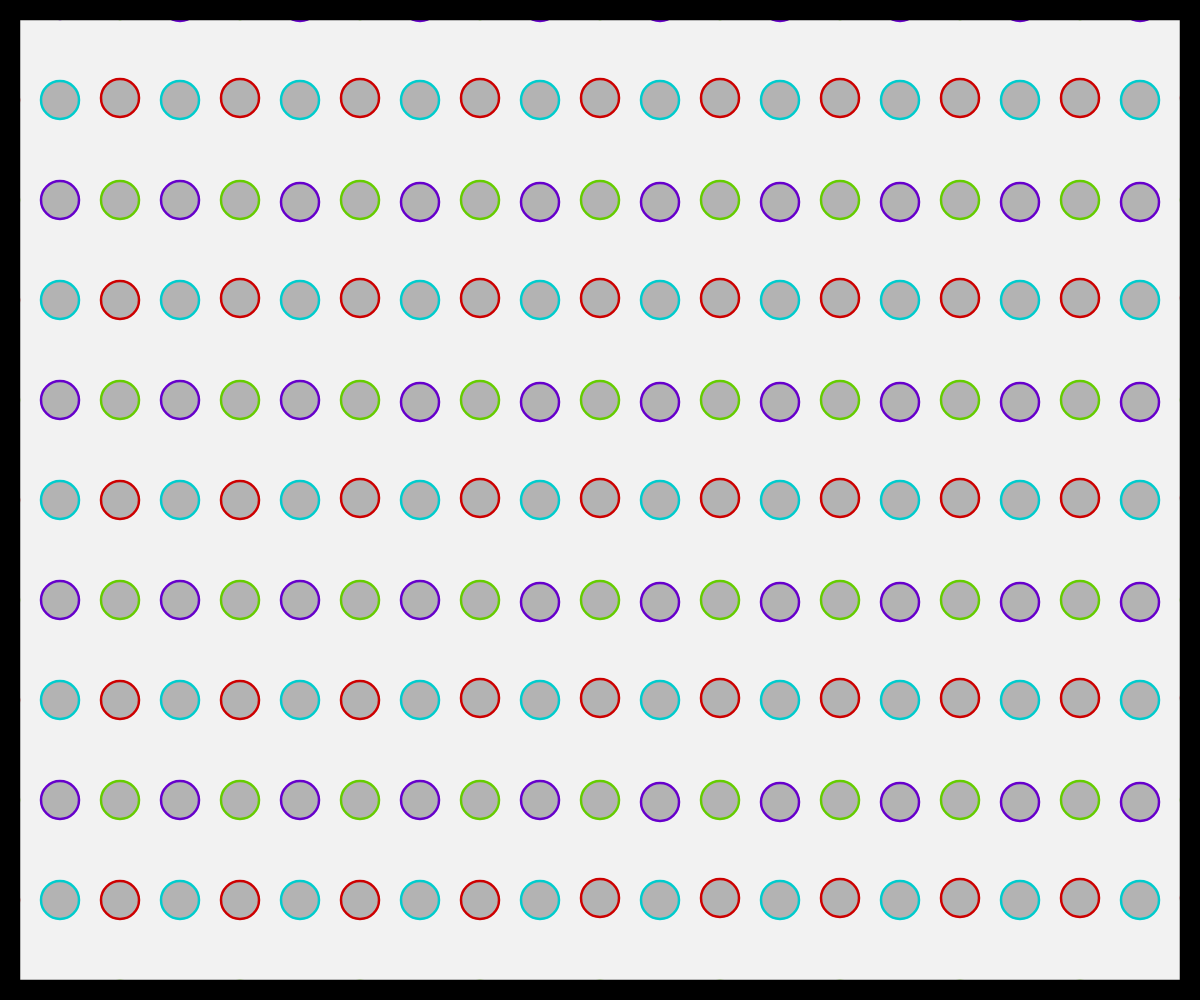
Frame 1 (no input)
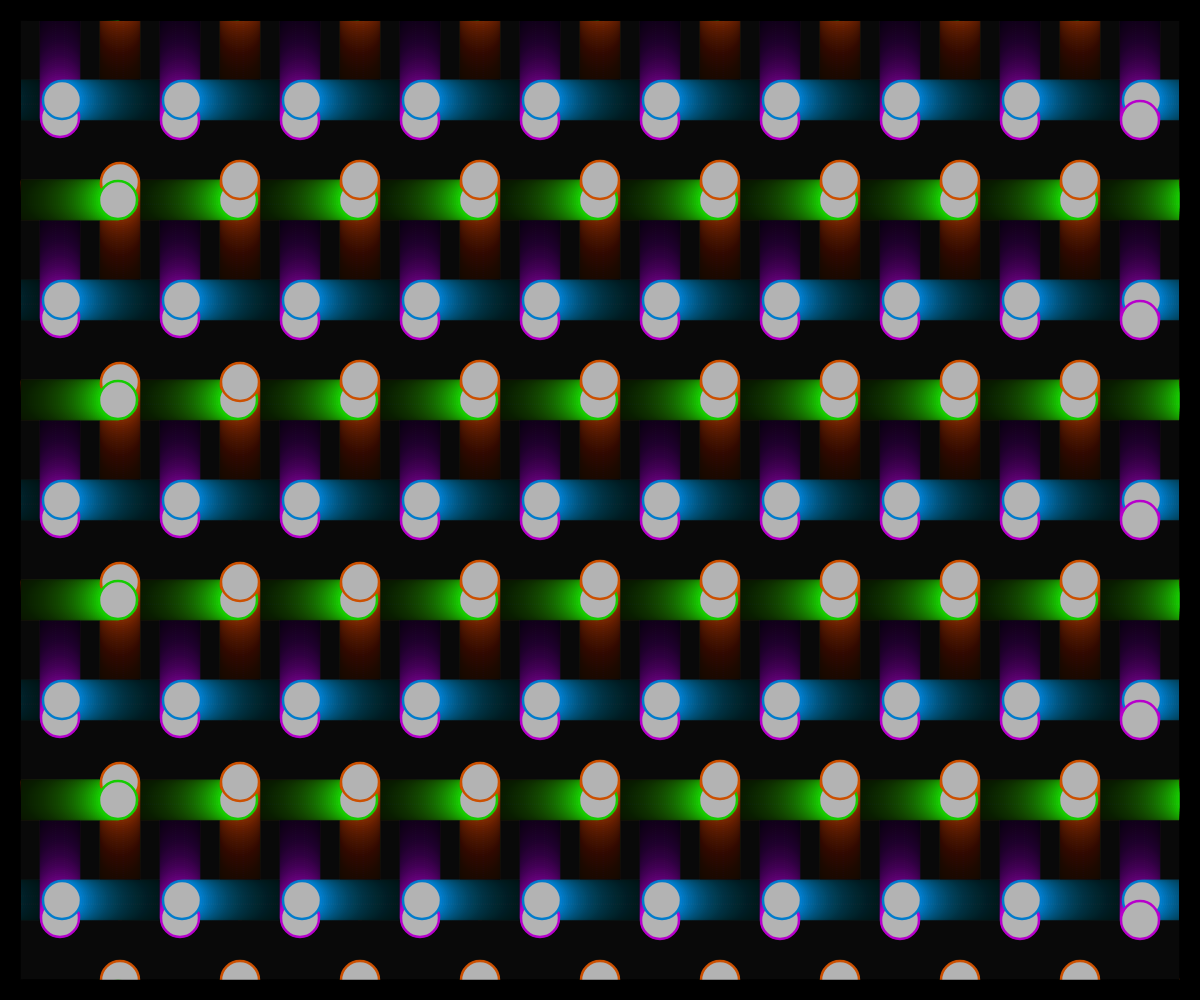
Frame 60 (no input)
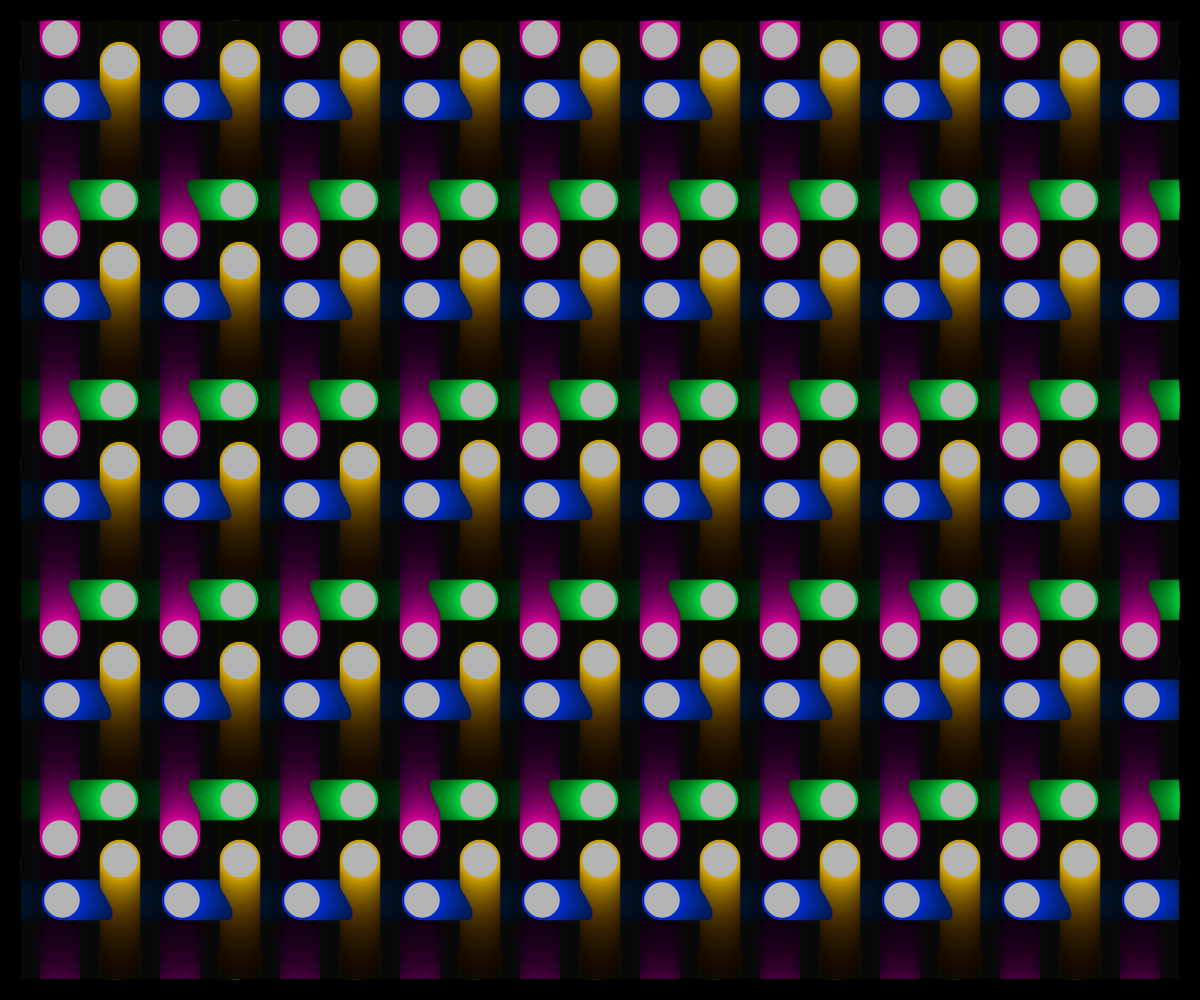
Frame 120 (the mouse pressed at the canvas centre since frame 60)

The p5.js sketch that drew these frames (run headless with seeded random() and noise() and a simulated clock; from frame 60 on, the mouse is pressed at the canvas centre):

// p5.js sketch
// ── sketch.js
const circlesHor = 10;
const circlesVert = circlesHor/2;
const diameter = 38;
const speed = 2;
const colorModifier = 0.01;
let color = 0;
const posCircleXhor = []
const posCircleYhor = []
const posCircleXvert = []
const posCircleYvert = []
const posCircleXup = []
const posCircleYup = []
const posCircleXhorRev = []
const posCircleYhorRev = []

function setup() {
  createCanvas(window.innerWidth, window.innerHeight);
  // noLoop();
  generateCircleCoord();
  colorMode(HSB, 100);
  strokeWeight(2.5)
  // frameRate(2)
}

function draw() {
  background(0, 5);
  fill(0, 0, 70)
  for (let i = 0; i <= circlesHor; i++) {
    for (let j = 0; j <= circlesVert; j++) {
      stroke((25+color)%100, 100, 80)
      circle(posCircleXhor[i], posCircleYhor[j], diameter);
      stroke((50+color)%100, 1000, 80)
      circle(posCircleXhorRev[i], posCircleYhorRev[j], diameter);
      stroke((75+color)%100, 100, 80)
      circle(posCircleXvert[i], posCircleYvert[j], diameter)
      stroke((color)%100, 100, 80)
      circle(posCircleXup[i], posCircleYup[j], diameter)
    }
    color += colorModifier;
    posCircleXhor[i] = (posCircleXhor[i]+speed)%width;
    posCircleXhorRev[i] -= speed;
    posCircleYvert[i] = (posCircleYvert[i]+speed)%height;
    posCircleYup[i] -= speed;
    if (posCircleYup[i] <= 0) {
      posCircleYup[i] = height;
    }
    if (posCircleXhorRev[i] <= 0) {
      posCircleXhorRev[i] = width;
    }
  }

  console.log(posCircleXup)
  console.log(posCircleYup)
  fill(0, 0, 0)
  stroke(100, 100, 0)
  rect(0, 0, width, diameter/2)
  rect(0, height-diameter/2, width, diameter/2)
  rect(0, 0, diameter/2, height)
  rect(width-diameter/2, 0, diameter/2, height)
  
}

function generateCircleCoord() {
  for (let i = 0; i <= circlesHor; i++) {
    posCircleXhor.push((width/circlesHor)*i)
    posCircleXup.push((width/circlesHor)*i)
    if (i != circlesHor) {
      posCircleXvert.push((width/circlesHor)*i+width/(circlesHor*2))
      posCircleXhorRev.push((width/circlesHor)*i+width/(circlesHor*2))
    }
  }
  for (let i = 0; i <= circlesVert; i++) {
    posCircleYhor.push((height/circlesVert)*i)
    if (i != circlesVert) {
      posCircleYvert.push((height/circlesVert)*i)
      posCircleYup.push((height/circlesVert)*i+height/(circlesVert*2))
      posCircleYhorRev.push((height/circlesVert)*i+height/(circlesVert*2))
    }
  }
}
